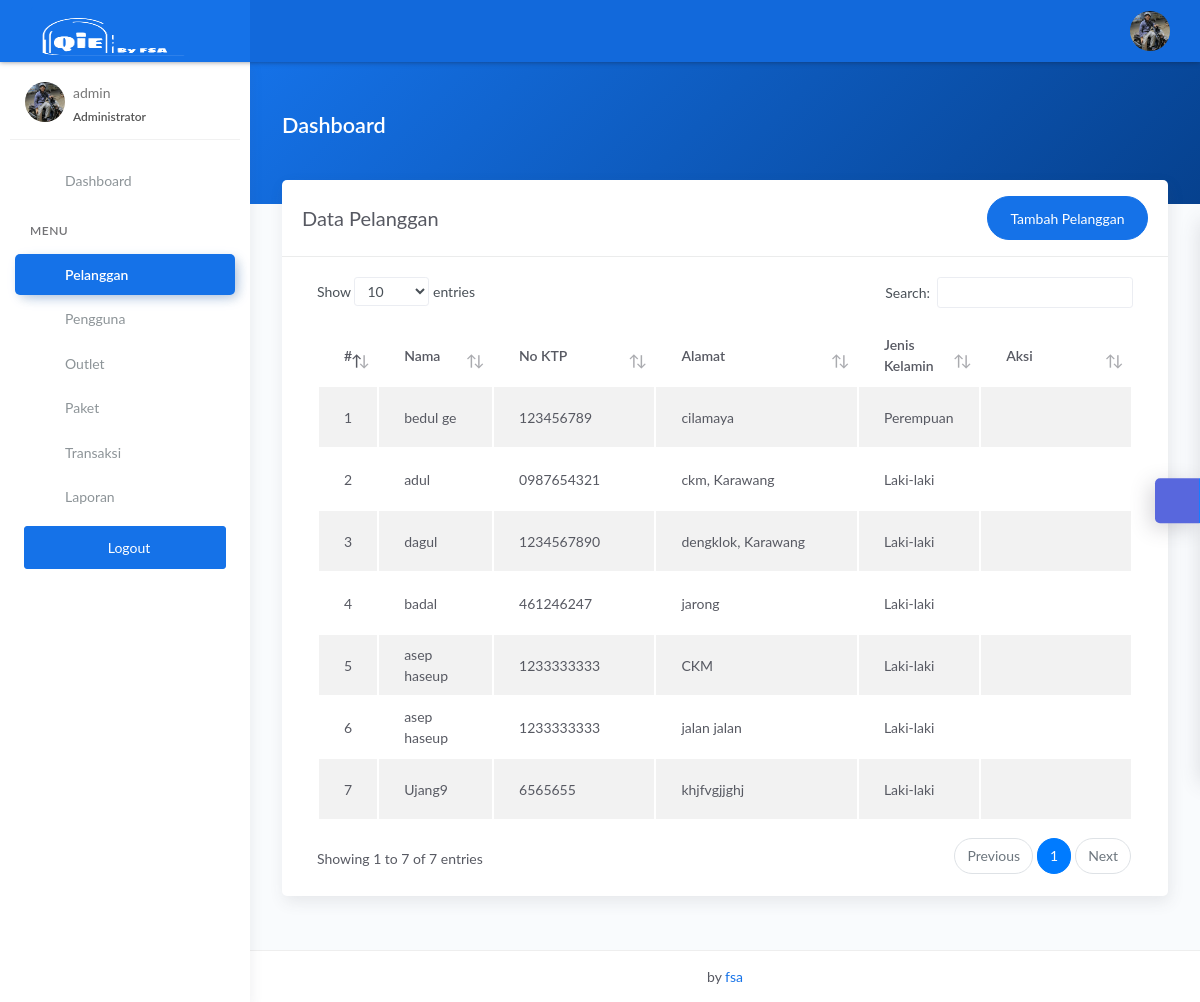
Page /admin/pelanggan.php (signed in) on the committed database.
### tables this page shows
CREATE TABLE `tbl_m_pelanggan` (
  `id_pelanggan` int(11) NOT NULL,
  `nama_pelanggan` varchar(228) NOT NULL,
  `alamat_pelanggan` text NOT NULL,
  `jenis_kelamin` enum('L','P') NOT NULL,
  `telp_pelanggan` varchar(15) NOT NULL,
  `no_ktp` varchar(30) NOT NULL
);

### admin/pelanggan.php (the view, shortened to what this page needs)
<?php
$title = 'Data Pelanggan';
require 'koneksi.php';
$query = 'SELECT * FROM tbl_m_pelanggan';
$data = mysqli_query($conn, $query);
require 'header.php';
?>
<div class="panel-header bg-primary-gradient">
    <div class="page-inner py-5">
        <div class="d-flex align-items-left align-items-md-center flex-column flex-md-row">
            <div>
                <h2 class="text-white pb-2 fw-bold">Dashboard</h2>
            </div>
        </div>
    </div>
</div>
<div class="page-inner mt--5">
    <diva class="row">
        <div class="col-md-12">
            <div class="card">
                <div class="card-header">
                    <div class="d-flex align-items-center">
                        <h4 class="card-title"><?= $title; ?></h4>
                        <a href="tambah_pelanggan.php" class="btn btn-primary btn-round ml-auto">
                            Tambah Pelanggan
                        </a>
                    </div>
                </div>
                <div class="card-body">
                    <div class="table-responsive">
                        <table id="basic-datatables" class="display table table-striped table-hover">
                            <thead>
                                <tr>
                                    <th style="width: 7%">#</th>
                                    <th>Nama</th>
                                    <th style="width: 20%;">No KTP</th>
                                    <th style="width: 25%;">Alamat</th>
                                    <th style="width: 15%;">Jenis Kelamin</th>
                                    <th style="width: 10%">Aksi</th>
                                </tr>
                            </thead>
                            <tbody>
                                <?php
                                $no = 1;
                                if (mysqli_num_rows($data) > 0) {
                                    while ($plg = mysqli_fetch_assoc($data)) {
                                ?>
                                        <tr>
                                            <td><?= $no++; ?></td>
                                            <td><?= $plg['nama_pelanggan']; ?></td>
                                            <td><?= $plg['no_ktp']; ?></td>
                                            <td><?= $plg['alamat_pelanggan']; ?></td>
                                            <td><?php if ($plg['jenis_kelamin'] == 'L') {
                                                    echo "Laki-laki";
                                                } else {
                                                    echo "Perempuan";
                                                } ?>
                                            </td>
                                            <td>
                                                <div class="form-button-action">
                                                    <a href="edit_pelanggan.php?id=<?= $plg['id_pelanggan']; ?>" type="button" data-toggle="tooltip" title="" class="btn btn-link btn-primary btn-lg" data-original-title="Edit">
                                                    </a>
                                                    <a href="hapus_pelanggan.php?id=<?= $plg['id_pelanggan']; ?>" onclick="return confirm('Yakin hapus data?');" type="button" data-toggle="tooltip" title="" class="btn btn-link btn-danger" data-original-title="Hapus">
                                                    </a>
                                                </div>
                                            </td>
                                        </tr>
                                <?php }
                                }
                                ?>
                            </tbody>
                        </table>
                    </div>
                </div>
            </div>
        </div>
</div>
</div>
<?php
require 'footer.php';
?>

### rows in the picture
tbl_m_pelanggan: nama_pelanggan "bedul ge", no_ktp "123456789", alamat_pelanggan "cilamaya", jenis_kelamin "Perempuan"
tbl_m_pelanggan: nama_pelanggan "adul", no_ktp "0987654321", alamat_pelanggan "ckm, Karawang", jenis_kelamin "Laki-laki"
tbl_m_pelanggan: nama_pelanggan "dagul", no_ktp "1234567890", alamat_pelanggan "dengklok, Karawang", jenis_kelamin "Laki-laki"
tbl_m_pelanggan: nama_pelanggan "badal", no_ktp "461246247", alamat_pelanggan "jarong", jenis_kelamin "Laki-laki"
tbl_m_pelanggan: nama_pelanggan "asep haseup", no_ktp "1233333333", alamat_pelanggan "CKM", jenis_kelamin "Laki-laki"
tbl_m_pelanggan: nama_pelanggan "asep haseup", no_ktp "1233333333", alamat_pelanggan "jalan jalan", jenis_kelamin "Laki-laki"
tbl_m_pelanggan: nama_pelanggan "Ujang9", no_ktp "6565655", alamat_pelanggan "khjfvgjjghj", jenis_kelamin "Laki-laki"

### other values in the picture
$_SESSION['username'] "admin"
$title "Data Pelanggan"
